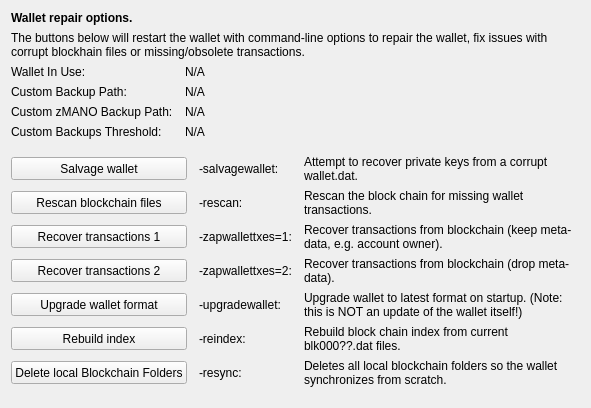
     <widget class="QWidget" name="tab_repair">
      <attribute name="title">
       <string>&amp;Wallet Repair</string>
      </attribute>
      <layout class="QGridLayout" name="gridLayout_4" columnstretch="0,0,0,0">
       <property name="horizontalSpacing">
        <number>12</number>
       </property>
       <item row="0" column="0" colspan="4">
        <widget class="QLabel" name="label_repair_header">
         <property name="font">
          <font>
           <weight>75</weight>
           <bold>true</bold>
          </font>
         </property>
         <property name="text">
          <string>Wallet repair options.</string>
         </property>
        </widget>
       </item>
       <item row="1" column="0" colspan="4">
        <widget class="QLabel" name="label_repair_helptext">
         <property name="font">
          <font>
           <weight>50</weight>
           <bold>false</bold>
          </font>
         </property>
         <property name="text">
          <string>The buttons below will restart the wallet with command-line options to repair the wallet, fix issues with corrupt blockhain files or missing/obsolete transactions.</string>
         </property>
         <property name="wordWrap">
          <bool>true</bool>
         </property>
        </widget>
       </item>
       <item row="2" column="0">
        <widget class="QLabel" name="wallet_path_label">
         <property name="text">
          <string>Wallet In Use:</string>
         </property>
        </widget>
       </item>
       <item row="2" column="1" colspan="3">
        <widget class="QLabel" name="wallet_path">
         <property name="cursor">
          <cursorShape>IBeamCursor</cursorShape>
         </property>
         <property name="text">
          <string>N/A</string>
         </property>
         <property name="textFormat">
          <enum>Qt::PlainText</enum>
         </property>
         <property name="textInteractionFlags">
          <set>Qt::LinksAccessibleByMouse|Qt::TextSelectableByKeyboard|Qt::TextSelectableByMouse</set>
         </property>
        </widget>
       </item>
       <item row="3" column="0">
        <widget class="QLabel" name="wallet_custombackuppath_label">
         <property name="text">
          <string>Custom Backup Path:</string>
         </property>
         <property name="visible">
          <bool>false</bool>
         </property>
        </widget>
       </item>
       <item row="3" column="1" colspan="3">
        <widget class="QLabel" name="wallet_custombackuppath">
         <property name="cursor">
          <cursorShape>IBeamCursor</cursorShape>
         </property>
         <property name="text">
          <string>N/A</string>
         </property>
         <property name="textFormat">
          <enum>Qt::PlainText</enum>
         </property>
         <property name="textInteractionFlags">
          <set>Qt::LinksAccessibleByMouse|Qt::TextSelectableByKeyboard|Qt::TextSelectableByMouse</set>
         </property>
         <property name="visible">
          <bool>false</bool>
         </property>
        </widget>
       </item>
       <item row="4" column="0">
        <widget class="QLabel" name="wallet_customzmanobackuppath_label">
         <property name="text">
          <string>Custom zMANO Backup Path:</string>
         </property>
         <property name="visible">
          <bool>false</bool>
         </property>
        </widget>
       </item>
       <item row="4" column="1" colspan="3">
        <widget class="QLabel" name="wallet_customzmanobackuppath">
         <property name="cursor">
          <cursorShape>IBeamCursor</cursorShape>
         </property>
         <property name="text">
          <string>N/A</string>
         </property>
         <property name="textFormat">
          <enum>Qt::PlainText</enum>
         </property>
         <property name="textInteractionFlags">
          <set>Qt::LinksAccessibleByMouse|Qt::TextSelectableByKeyboard|Qt::TextSelectableByMouse</set>
         </property>
         <property name="visible">
          <bool>false</bool>
         </property>
        </widget>
       </item>
       <item row="5" column="0">
        <widget class="QLabel" name="wallet_custombackupthreshold_label">
         <property name="text">
          <string>Custom Backups Threshold:</string>
         </property>
         <property name="visible">
          <bool>false</bool>
         </property>
        </widget>
       </item>
       <item row="5" column="1" colspan="3">
        <widget class="QLabel" name="wallet_custombackupthreshold">
         <property name="cursor">
          <cursorShape>IBeamCursor</cursorShape>
         </property>
         <property name="text">
          <string>N/A</string>
         </property>
         <property name="textFormat">
          <enum>Qt::PlainText</enum>
         </property>
         <property name="textInteractionFlags">
          <set>Qt::LinksAccessibleByMouse|Qt::TextSelectableByKeyboard|Qt::TextSelectableByMouse</set>
         </property>
         <property name="visible">
          <bool>false</bool>
         </property>
        </widget>
       </item>
       <item row="6" column="0">
        <spacer name="verticalSpacer_repair1">
         <property name="orientation">
          <enum>Qt::Vertical</enum>
         </property>
         <property name="sizeHint" stdset="0">
          <size>
           <width>10</width>
           <height>10</height>
          </size>
         </property>
        </spacer>
       </item>
       <item row="7" column="0" colspan="2">
        <widget class="QPushButton" name="btn_salvagewallet">
         <property name="minimumSize">
          <size>
           <width>100</width>
           <height>23</height>
          </size>
         </property>
         <property name="text">
          <string>Salvage wallet</string>
         </property>
        </widget>
       </item>
       <item row="7" column="2">
        <widget class="QLabel" name="label_repair_salvage_command">
         <property name="text">
          <string notr="true">-salvagewallet:</string>
         </property>
        </widget>
       </item>
       <item row="7" column="3">
        <widget class="QLabel" name="label_repair_salvage">
         <property name="text">
          <string>Attempt to recover private keys from a corrupt wallet.dat.</string>
         </property>
         <property name="wordWrap">
          <bool>true</bool>
         </property>
        </widget>
       </item>
       <item row="8" column="0" colspan="2">
        <widget class="QPushButton" name="btn_rescan">
         <property name="minimumSize">
          <size>
           <width>100</width>
           <height>23</height>
          </size>
         </property>
         <property name="text">
          <string>Rescan blockchain files</string>
         </property>
        </widget>
       </item>
       <item row="8" column="2">
        <widget class="QLabel" name="label_repair_rescan_command">
         <property name="text">
          <string notr="true">-rescan:</string>
         </property>
        </widget>
       </item>
       <item row="8" column="3">
        <widget class="QLabel" name="label_repair_rescan">
         <property name="text">
          <string>Rescan the block chain for missing wallet transactions.</string>
         </property>
         <property name="wordWrap">
          <bool>true</bool>
         </property>
        </widget>
       </item>
       <item row="9" column="0" colspan="2">
        <widget class="QPushButton" name="btn_zapwallettxes1">
         <property name="minimumSize">
          <size>
           <width>100</width>
           <height>23</height>
          </size>
         </property>
         <property name="text">
          <string>Recover transactions 1</string>
         </property>
        </widget>
       </item>
       <item row="9" column="2">
        <widget class="QLabel" name="label_repair_zap1_command">
         <property name="text">
          <string notr="true">-zapwallettxes=1:</string>
         </property>
        </widget>
       </item>
       <item row="9" column="3">
        <widget class="QLabel" name="label_repair_zap1">
         <property name="text">
          <string>Recover transactions from blockchain (keep meta-data, e.g. account owner).</string>
         </property>
         <property name="wordWrap">
          <bool>true</bool>
         </property>
        </widget>
       </item>
       <item row="10" column="0" colspan="2">
        <widget class="QPushButton" name="btn_zapwallettxes2">
         <property name="minimumSize">
          <size>
           <width>100</width>
           <height>23</height>
          </size>
         </property>
         <property name="text">
          <string>Recover transactions 2</string>
         </property>
        </widget>
       </item>
       <item row="10" column="2">
        <widget class="QLabel" name="label_repair_zap2_command">
         <property name="text">
          <string notr="true">-zapwallettxes=2:</string>
         </property>
        </widget>
       </item>
       <item row="10" column="3">
        <widget class="QLabel" name="label_repair_zap2">
         <property name="text">
          <string>Recover transactions from blockchain (drop meta-data).</string>
         </property>
         <property name="wordWrap">
          <bool>true</bool>
         </property>
        </widget>
       </item>
       <item row="11" column="0" colspan="2">
        <widget class="QPushButton" name="btn_upgradewallet">
         <property name="minimumSize">
          <size>
           <width>100</width>
           <height>23</height>
          </size>
         </property>
         <property name="text">
          <string>Upgrade wallet format</string>
         </property>
        </widget>
       </item>
       <item row="11" column="2">
        <widget class="QLabel" name="label_repair_upgrade_command">
         <property name="text">
          <string notr="true">-upgradewallet:</string>
         </property>
        </widget>
       </item>
       <item row="11" column="3">
        <widget class="QLabel" name="label_repair_upgrade">
         <property name="text">
          <string>Upgrade wallet to latest format on startup. (Note: this is NOT an update of the wallet itself!)</string>
         </property>
         <property name="wordWrap">
          <bool>true</bool>
         </property>
        </widget>
       </item>
       <item row="12" column="0" colspan="2">
        <widget class="QPushButton" name="btn_reindex">
         <property name="minimumSize">
          <size>
           <width>100</width>
           <height>23</height>
          </size>
         </property>
         <property name="text">
          <string>Rebuild index</string>
         </property>
        </widget>
       </item>
       <item row="12" column="2">
        <widget class="QLabel" name="label_repair_reindex_command">
         <property name="text">
          <string notr="true">-reindex:</string>
         </property>
        </widget>
       </item>
       <item row="12" column="3">
        <widget class="QLabel" name="label_repair_reindex">
         <property name="text">
          <string>Rebuild block chain index from current blk000??.dat files.</string>
         </property>
         <property name="wordWrap">
          <bool>true</bool>
         </property>
        </widget>
       </item>
       <item row="13" column="0" colspan="2">
        <widget class="QPushButton" name="btn_resync">
         <property name="minimumSize">
          <size>
           <width>100</width>
           <height>23</height>
          </size>
         </property>
         <property name="text">
          <string>Delete local Blockchain Folders</string>
         </property>
        </widget>
       </item>
       <item row="13" column="2">
        <widget class="QLabel" name="label_repair_resync_command">
         <property name="text">
          <string>-resync:</string>
         </property>
        </widget>
       </item>
       <item row="13" column="3">
        <widget class="QLabel" name="label_repair_resync">
         <property name="text">
          <string>Deletes all local blockchain folders so the wallet synchronizes from scratch.</string>
         </property>
         <property name="wordWrap">
          <bool>true</bool>
         </property>
        </widget>
       </item>
       <item row="14" column="0">
        <spacer name="verticalSpacer_repair2">
         <property name="orientation">
          <enum>Qt::Vertical</enum>
         </property>
         <property name="sizeHint" stdset="0">
          <size>
           <width>20</width>
           <height>10</height>
          </size>
         </property>
        </spacer>
       </item>
      </layout>
     </widget>
